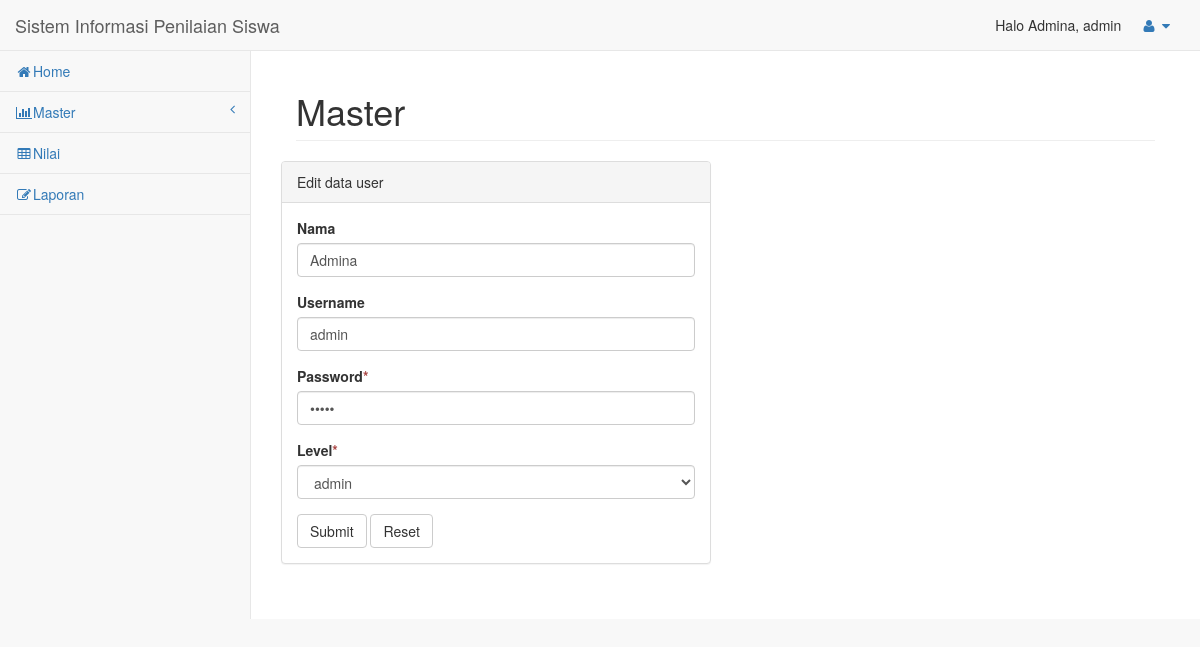
Page /admin/edit_user.php?id_user=1 (signed in) on the committed database.
### tables this page shows
CREATE TABLE `tbl_user` (
  `id_user` bigint(19) UNSIGNED NOT NULL,
  `username` varchar(20) NOT NULL,
  `password` varchar(20) NOT NULL,
  `nama` varchar(30) NOT NULL,
  `level` enum('admin','guru','siswa') NOT NULL
);

### admin/edit_user.php (the view, shortened to what this page needs)
<!DOCTYPE html>
<html lang="en">
<head>
    <link href="assets/vendor/bootstrap/css/bootstrap.min.css" rel="stylesheet">
    <link href="assets/vendor/metisMenu/metisMenu.min.css" rel="stylesheet">
    <link href="assets/vendor/datatables-plugins/dataTables.bootstrap.css" rel="stylesheet">
    <link href="assets/vendor/datatables-responsive/dataTables.responsive.css" rel="stylesheet">
    <link href="assets/dist/css/sb-admin-2.css" rel="stylesheet">
    <link href="assets/vendor/font-awesome/css/font-awesome.min.css" rel="stylesheet" type="text/css">
</head>
<body>
<?php
    include "include/headerup.php";
    include "include/header.php";
    $param = $_GET['id_user'];
    $sql = "SELECT * FROM tbl_user where id_user='$param'";
    $query = mysql_query($sql);
    $r = mysql_fetch_array($query);
?>
        <div id="page-wrapper">
            <div class="container-fluid">
                <div class="row">
                    <div class="col-lg-12">
                        <h1 class="page-header">Master</h1>
                    </div>
                    <div class="row">
                <div class="col-lg-6">
                    <div class="panel panel-default">
                        <div class="panel-heading">
                            Edit data user
                        </div>
                        <div class="panel-body">
                            <div class="row">
                                <div class="col-lg-12">
                                    <form method="post">
                    <div class="form-group">
                        <label class="control-label">Nama</label>
                        <input class="form-control" type="text" name="nama" value="<?php echo $r['nama']; ?>" />
                      </div>
                    <div class="form-group">
                        <label class="control-label">Username</label>
                        <input class="form-control" type="text" name="usern" value="<?php echo $r['username']; ?>" />
                      </div>
                    <div class="form-group">
                        <label class="control-label">Password<span class="text-danger">*</span></label>
                        <input class="form-control" type="password" required="" name="pass" value="<?php echo $r['password']; ?>" />
                      </div>
                      <div class="form-group">
                    <label for="level" class="control-label">Level<span class="text-danger">*</span></label>
                    <select class="form-control" name="level" required="" onchange="javascript:get(this)">
                        <option value="<?php echo $r['level']; ?>"><?php echo $r['level']; ?></option>
                    </select>
                    </div>
                                        <button type="submit" name="submit" value="submit" class="btn btn-default">Submit</button>
                                        <button type="reset" class="btn btn-default">Reset</button>
                                    </form>
                                </div>
                            </div>
                        </div>
                    </div>
                </div>
        </div>
    </div>
</div>
</div>
    </div>
</body>
</html>

### rows in the picture
tbl_user: nama "Admina", usern "admin", level "admin"

### other values in the picture
$nama_active "Admina"
$level "admin"
